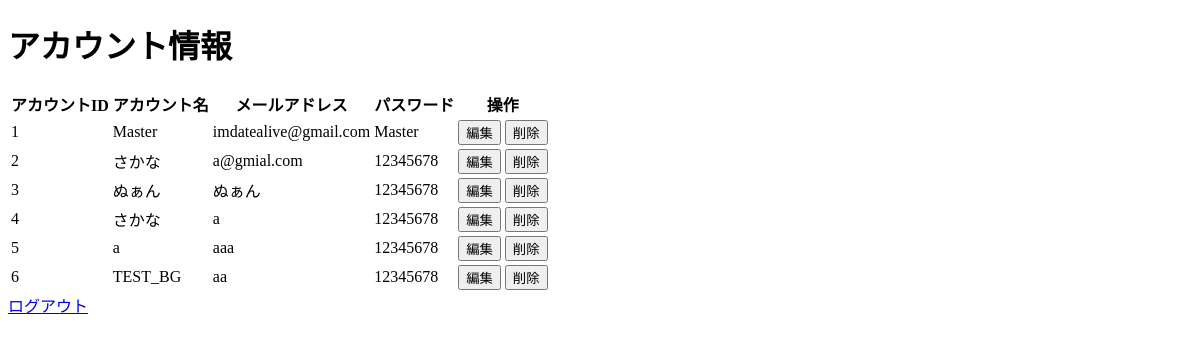
Before: /master/account_look (signed in) with the older database file.
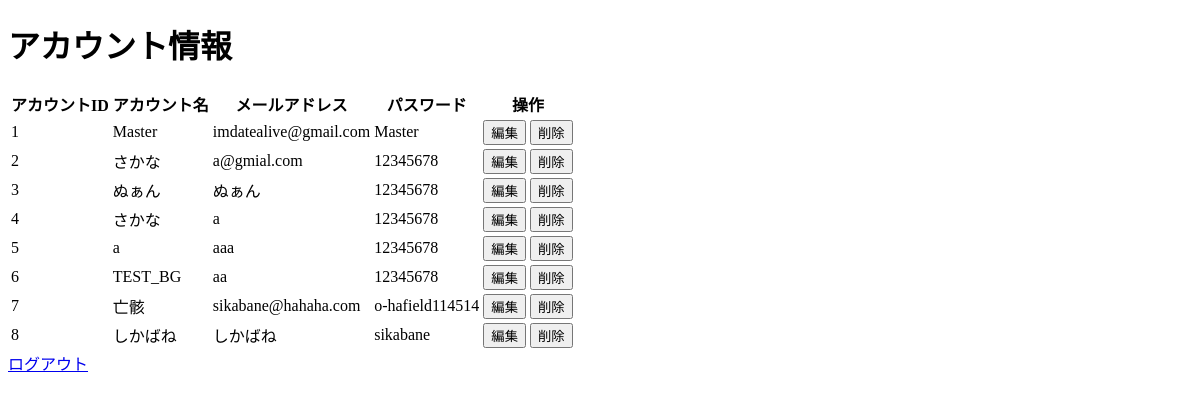
After: the same page with the newer database file.
### tables this page shows
CREATE TABLE ACCOUNT (
                        ACCOUNT_ID INTEGER PRIMARY KEY AUTOINCREMENT,
                        ACCOUNT_NAME TEXT NOT NULL,
                        MAIL TEXT NOT NULL,
                        PASS TEXT NOT NULL
                    );

### app.py (the view)
@app.route('/master/account_look')
def account_look():
    if 'account_name' in session:
            conn = get_db()
            cur = conn.cursor()
            cur.execute("SELECT ACCOUNT_ID, ACCOUNT_NAME, MAIL, PASS FROM ACCOUNT")
            accounts = cur.fetchall()  # アカウント情報のリストを取得
            cur.close()
            conn.close()
            return render_template('master/account_look.html', accounts=accounts)  # アカウント情報をテンプレートに渡す
    return redirect(url_for('login'))  # 未ログインの場合はログインページへリダイレクト

### app.py (called while the page is built)
def get_db():
    conn = sqlite3.connect(DATABASE)
    return conn

### templates/master/account_look.html (shortened to what this page needs)
<!DOCTYPE html>
<html lang="ja">
<head>
    <link rel="stylesheet" href="{{ url_for('static', filename='style.css') }}">
</head>
<body>
    <h1>アカウント情報</h1>
    <table>
        <tr>
            <th>アカウントID</th>
            <th>アカウント名</th>
            <th>メールアドレス</th>
            <th>パスワード</th>
            <th>操作</th>
        </tr>
        {% for account in accounts %}
        <tr>
            <td>{{ account[0] }}</td>
            <td>{{ account[1] }}</td>
            <td>{{ account[2] }}</td>
            <td>{{ account[3] }}</td>
            <td>
                <button type="button">編集</button>
                <button type="button">削除</button>
            </td>
        </tr>
        {% endfor %}
    </table>
    <a href="{{ url_for('logout') }}">ログアウト</a>
</body>
</html>

### static/css/style.css (style rules this page uses)
body { height: 100%; overflow: hidden; }

Changed rows visible on the page:
added ACCOUNT: ACCOUNT_ID "7", ACCOUNT_NAME "亡骸", MAIL "sikabane@hahaha.com", PASS "o-hafield114514"
added ACCOUNT: ACCOUNT_ID "8", ACCOUNT_NAME "しかばね", MAIL "しかばね", PASS "sikabane"
